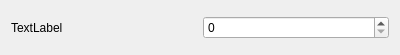
<?xml version="1.0" encoding="UTF-8"?>
<ui version="4.0">
 <class>IntegerSelectorWidget</class>
 <widget class="QWidget" name="IntegerSelectorWidget">
  <property name="geometry">
   <rect>
    <x>0</x>
    <y>0</y>
    <width>400</width>
    <height>55</height>
   </rect>
  </property>
  <property name="windowTitle">
   <string>Form</string>
  </property>
  <layout class="QHBoxLayout" name="horizontalLayout">
   <item>
    <widget class="QLabel" name="captionLabel">
     <property name="text">
      <string>TextLabel</string>
     </property>
    </widget>
   </item>
   <item>
    <widget class="QSpinBox" name="integerSelector"/>
   </item>
  </layout>
 </widget>
 <resources/>
 <connections/>
</ui>
